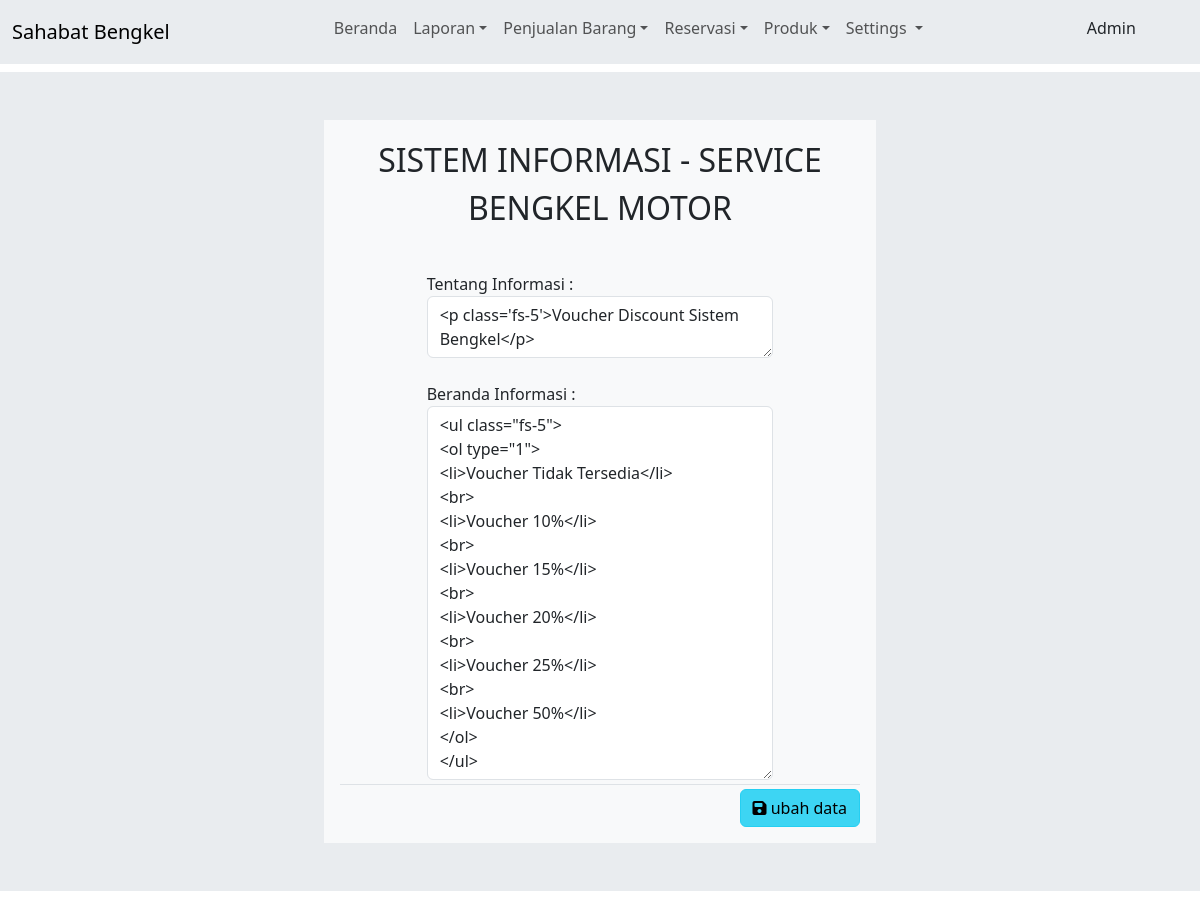
The app's page /view/admin/settings/admin.php?id=1 (signed in) with its own data.
### tables this page shows
CREATE TABLE `sistem` (
  `id` int(11) NOT NULL,
  `informasi` varchar(100) NOT NULL,
  `beranda` text NOT NULL
);

### view/admin/settings/admin.php (the view, shortened to what this page needs)
<!DOCTYPE html>
<html lang="en">
<head>
    <?php
        require_once("../tampilan/header.php");
        $id = $_GET["id"];
        $hasil = $koneksi->query("SELECT * from sistem where id = '$id'");
        $data = mysqli_fetch_array($hasil);
    ?>
</head>
<body>
    <?php
        require_once("../tampilan/navbar.php");
    ?>
    <div class="col-md-12 col-lg-12">
        <div class="p-5 mb-4 mb-lg-4 mt-2 mt-lg-2 container-fluid py-5 bg-body-secondary">
            <div class="col-md-6 col-lg-6 bg-light p-3 py-3 mx-auto mx-lg-auto">
                <p class="fs-2 text-center">SISTEM INFORMASI - SERVICE BENGKEL MOTOR</p>
                <div class="row">
                    <form action="" enctype="multipart/form-data" method="post">
                        <div class="d-flex justify-content-center align-items-center">
                            <div class="col-md-8 col-lg-8">
                                <div class="form-group row align-items-center mt-4">
                                    <label for="informasi">Tentang Informasi : </label>
                                    <div class="d-flex justify-content-between align-items-center">
                                        <div class="input-group">
                                            <textarea name="informasi" id="informasi" class="form-control"
                                                require><?php echo $data["informasi"] ?></textarea>
                                        </div>
                                    </div>
                                </div>
                                <div class="form-group row align-items-center mt-4">
                                    <label for="beranda">Beranda Informasi : </label>
                                    <div class="d-flex justify-content-between align-items-center">
                                        <div class="input-group">
                                            <textarea name="beranda" id="beranda" class="form-control" rows="15"
                                                require><?php echo $data["beranda"] ?></textarea>
                                        </div>
                                    </div>
                                </div>
                            </div>
                        </div>
                        <div class="border-top mt-1"></div>
                        <div class="modal-footer mt-1">
                            <button type="submit" name="ubah" class="btn btn-info active">
                                <i class="fas fa-save"></i>
                                ubah data
                            </button>
                        </div>
                    </form>
                </div>
            </div>
        </div>
    </div>
    <?php
        require_once("../tampilan/footer.php");
    ?>

### records on screen
sistem: informasi "<p class='fs-5'>Voucher Discount Sistem Bengkel</p>", beranda "<ul class=\"fs-5\"> <ol type=\"1\"> <li>Voucher Tidak Tersedia</li> <br> <li>Voucher 10%</li> <br> <li>Voucher 15%</li> <br> <li>Voucher 20%</li> <br> <li>Voucher 25%</li> <br> <li>Voucher 50%</li> </ol> </ul>"

### other values on screen
$_SESSION["username"] "Admin"
